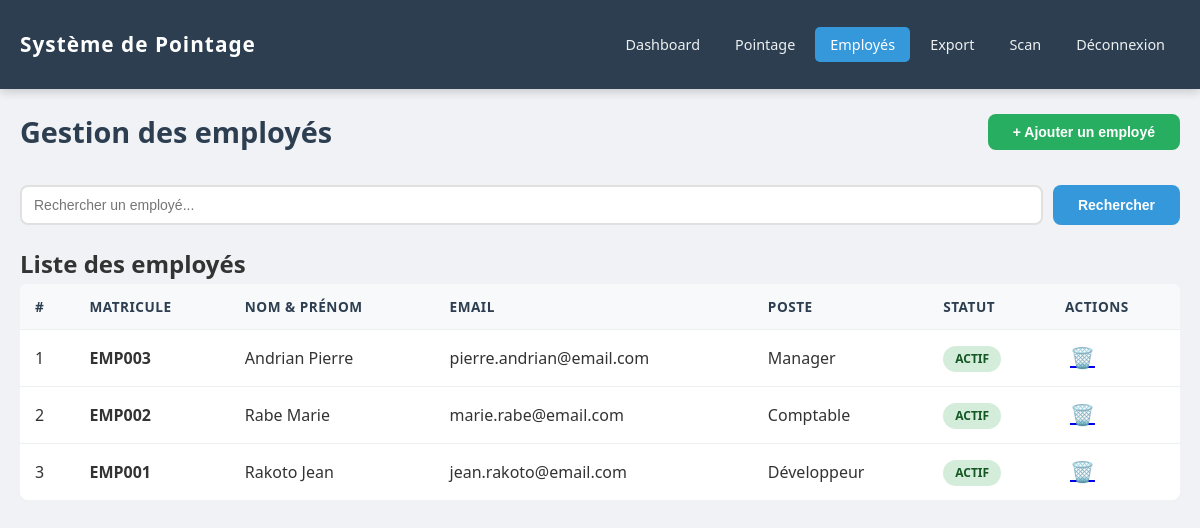
The page /pages/employes.php (signed in) on the database its author committed.
### tables this page shows
CREATE TABLE IF NOT EXISTS employes (
    id INT AUTO_INCREMENT PRIMARY KEY,
    matricule VARCHAR(20) UNIQUE NOT NULL,
    nom VARCHAR(50) NOT NULL,
    prenom VARCHAR(50) NOT NULL,
    email VARCHAR(100),
    telephone VARCHAR(20),
    poste VARCHAR(50),
    departement VARCHAR(50),
    date_embauche DATE,
    status ENUM('actif', 'inactif', 'en_attente') DEFAULT 'actif',
    created_at TIMESTAMP DEFAULT CURRENT_TIMESTAMP,
    updated_at TIMESTAMP DEFAULT CURRENT_TIMESTAMP ON UPDATE CURRENT_TIMESTAMP
);

### classes/Database.php (called while the page is built, shortened)
<?php
class Database {
    private static $instance = null;
    private $connection;
    private function __construct() {
        try {
            $this->connection = new PDO(
                "mysql:host=" . DB_HOST . ";dbname=" . DB_NAME . ";charset=utf8",
                DB_USER,
                DB_PASS,
                [
                    PDO::ATTR_ERRMODE => PDO::ERRMODE_EXCEPTION,
                    PDO::ATTR_DEFAULT_FETCH_MODE => PDO::FETCH_ASSOC
                ]
            );
        } catch(PDOException $e) {
            throw new Exception("Erreur de connexion à la base de données : " . $e->getMessage());
        }
    }
    public static function getInstance() {
        if (self::$instance === null) {
            self::$instance = new self();
        }
        return self::$instance;
    }
    public function getConnection() {
        return $this->connection;
    }
}
?>

### classes/Employe.php (called while the page is built, shortened)
<?php
require_once 'Database.php';
class Employe {
    private $db;
    public function __construct() {
        $this->db = Database::getInstance()->getConnection();
    }
    public function getAll() {
        $stmt = $this->db->prepare("SELECT * FROM employes ORDER BY nom, prenom");
        $stmt->execute();
        return $stmt->fetchAll();
    }
}
?>

### pages/employes.php (the view, shortened to what this page needs)
<?php
require_once '../includes/functions.php';
require_once '../classes/Database.php';
require_once '../classes/Employe.php';
$employe = new Employe();
$employes = $employe->getAll();
$searchResults = null;
?>
<!DOCTYPE html>
<html>
<head>
    <link rel="stylesheet" href="../css/style.css">
</head>
<body>
    <nav class="navbar">
        <div class="container">
            <a href="dashboard.php" class="navbar-brand"><?= SITE_NAME ?></a>
            <ul class="nav-menu">
                <li><a href="dashboard.php">Dashboard</a></li>
                <li><a href="pointage.php">Pointage</a></li>
                <li><a href="employes.php" class="active">Employés</a></li>
                <li><a href="export.php">Export</a></li>
                <li><a href="../scan_badge.php">Scan</a></li>
                <li><a href="../index.php?logout=1">Déconnexion</a></li>
            </ul>
        </div>
    </nav>
    <div class="container">
        <div class="page-header">
            <h1>Gestion des employés</h1>
            <button onclick="toggleForm()" class="btn btn-success">+ Ajouter un employé</button>
        </div>
        <div class="search-form">
            <form method="GET" action="">
                <div class="form-group" style="display: flex; gap: 10px;">
                    <input type="text" name="search" placeholder="Rechercher un employé..." value="<?= $_GET['search'] ?? '' ?>" style="flex: 1;">
                    <button type="submit" class="btn">Rechercher</button>
                </div>
            </form>
        </div>
        <div class="employes-list">
            <h2>Liste des employés</h2>
            <table class="table">
                <thead>
                    <tr>
                        <th>#</th>
                        <th>Matricule</th>
                        <th>Nom & Prénom</th>
                        <th>Email</th>
                        <th>Poste</th>
                        <th>Statut</th>
                        <th>Actions</th>
                    </tr>
                </thead>
                <tbody>
                    <?php
                    $displayList = $searchResults !== null ? $searchResults : $employes;
                    if (count($displayList) > 0):
                    ?>
                        <?php foreach ($displayList as $index => $e): ?>
                        <tr>
                            <td><?= $index + 1 ?></td>
                            <td><strong><?= htmlspecialchars($e['matricule']) ?></strong></td>
                            <td><?= htmlspecialchars($e['nom'] . ' ' . $e['prenom']) ?></td>
                            <td><?= htmlspecialchars($e['email'] ?? '-') ?></td>
                            <td><?= htmlspecialchars($e['poste'] ?? '-') ?></td>
                            <td><?= getStatusBadge($e['status']) ?></td>
                            <td>
                                <a href="employes.php?delete=<?= $e['id'] ?>"
                                   onclick="return confirm('Supprimer cet employé ?')"
                                   class="btn-delete">🗑️</a>
                            </td>
                        </tr>
                        <?php endforeach; ?>
                    <?php else: ?>
                        <tr>
                            <td colspan="7" style="text-align: center;">Aucun employé trouvé</td>
                        </tr>
                    <?php endif; ?>
                </tbody>
            </table>
        </div>
    </div>
</body>
</html>

### includes/functions.php (shortened to what this page needs)
<?php
function getStatusBadge($status) {
    $classes = [
        'actif' => 'badge-success',
        'inactif' => 'badge-danger',
        'en_attente' => 'badge-warning'
    ];
    $labels = [
        'actif' => 'Actif',
        'inactif' => 'Inactif',
        'en_attente' => 'En attente'
    ];
    return '<span class="badge ' . ($classes[$status] ?? '') . '">' . ($labels[$status] ?? $status) . '</span>';
}
?>

### css/style.css (style rules this page uses)
* { margin: 0; padding: 0; box-sizing: border-box; }
body { font-family: 'Segoe UI', Tahoma, Geneva, Verdana, sans-serif; background: #f0f2f5; line-height: 1.6; color: #333; }
.container { max-width: 1200px; margin: 0 auto; padding: 20px; }
.navbar { background: #2c3e50; color: white; padding: 0.5rem 0; box-shadow: 0 2px 10px rgba(0,0,0,0.2); position: sticky; top: 0; z-index: 1000; }
.navbar .container { display: flex; justify-content: space-between; align-items: center; }
.navbar-brand { font-size: 1.3rem; color: white; text-decoration: none; font-weight: bold; letter-spacing: 1px; }
.nav-menu { display: flex; list-style: none; gap: 5px; align-items: center; }
.nav-menu a { color: #ecf0f1; text-decoration: none; padding: 8px 15px; border-radius: 5px; transition: all 0.3s; font-size: 0.9rem; }
.nav-menu a.active { background: #3498db; color: white; }
.page-header { display: flex; justify-content: space-between; align-items: center; margin-bottom: 30px; flex-wrap: wrap; gap: 15px; }
.page-header h1 { color: #2c3e50; font-size: 1.8rem; }
.form-group { margin-bottom: 18px; }
.form-group input, .form-group select, .form-group textarea { width: 100%; padding: 10px 12px; border: 2px solid #e0e0e0; border-radius: 8px; font-size: 14px; transition: all 0.3s; background: white; }
.btn { display: inline-block; padding: 10px 25px; background: #3498db; color: white; border: none; border-radius: 8px; cursor: pointer; font-size: 14px; font-weight: 600; transition: all 0.3s; text-decoration: none; text-align: center; }
.btn-success { background: #27ae60; }
.btn-delete { background: none; border: none; font-size: 20px; cursor: pointer; padding: 5px; transition: transform 0.3s; }
.table { width: 100%; background: white; border-collapse: collapse; border-radius: 8px; overflow: hidden; }
.table th, .table td { padding: 12px 15px; text-align: left; border-bottom: 1px solid #ecf0f1; }
.table th { background: #f8f9fa; color: #2c3e50; font-weight: 600; font-size: 0.85rem; text-transform: uppercase; letter-spacing: 0.5px; }
.table tbody tr:last-child td { border-bottom: none; }
.badge { display: inline-block; padding: 3px 12px; border-radius: 20px; font-size: 0.75rem; font-weight: 600; text-transform: uppercase; }
.badge-success { background: #d4edda; color: #155724; }
.search-form { margin-bottom: 20px; }

### rows shown on the page
employes: matricule "EMP003", nom+prenom "Andrian Pierre", email "pierre.andrian@email.com", poste "Manager", status "ACTIF"
employes: matricule "EMP002", nom+prenom "Rabe Marie", email "marie.rabe@email.com", poste "Comptable", status "ACTIF"
employes: matricule "EMP001", nom+prenom "Rakoto Jean", email "jean.rakoto@email.com", poste "Développeur", status "ACTIF"

### other values the page prints
SITE_NAME "Système de Pointage"
